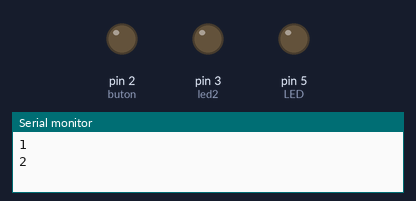
Recording of a sketch running on a simulated Arduino Uno, built with avr-gcc and run on an emulated ATmega328P. On the bench: output pins drawn as LEDs (lit = HIGH), the last lines printed to the serial monitor.

Above: at 2.0 s.
At 4.5 s:
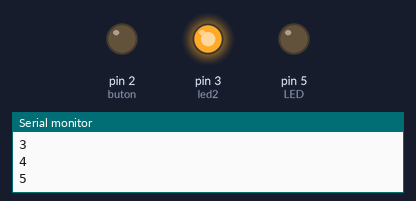
Timing chart, 0 to 9.1 s (numbered marks = the images above):
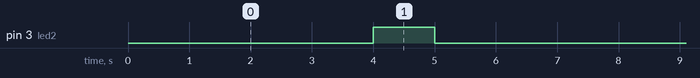

Measured:
- by itself, pin 3 (led2): alternates HIGH for 1.0 s and LOW for 6.0 s

The sketch:

timer.ino
```cpp
int LED = 5;
int led2=3;
int buton=2;
int i=0;
void setup()
{
  Serial.begin(9600);

 pinMode(LED, OUTPUT);
  pinMode(led2,OUTPUT);
  pinMode(buton,OUTPUT);

  cli();
  /* Ayarlamaların yapılabilmesi için öncelikle kesmeler durduruldu */

  /* Timer1 kesmesi saniyede bir çalışacak şekilde ayarlanacaktır (1 Hz)*/
  TCCR1A = 0;
  TCCR1B = 0;
  TCNT1  = 0;
  OCR1A = 15624;
  /* Bir saniye aralıklar için zaman sayıcısı ayarlandı */
  TCCR1B |= (1 << WGM12);
  /* Adımlar arasında geçen süre kristal hızının 1024'e bölümü olarak ayarlandı */
  TCCR1B |= (1 << CS12) | (1 << CS10);
  TIMSK1 |= (1 << OCIE1A);
  /* Timer1 kesmesi aktif hale getirildi */

  sei();
  /* Timer1 kesmesinin çalışabilmesi için tüm kesmeler aktif hale getirildi */

}

/* Arduino otomatik olarak her saniye aşağıdaki fonksiyonu çalıştıracaktır */
ISR(TIMER1_COMPA_vect){
i++;
Serial.println(i);
}

/*void ledikapat()
{
digitalWrite(led2,LOW);
delay(10000);
Serial.println("diriyor");
}*/

void loop()
{
 if(i>=5){
 digitalWrite(led2,HIGH);
 delay(1000);
 digitalWrite(led2,LOW);
 delay(1000);

 if(digitalRead(buton)==LOW)
 i=0;
}
}
```
